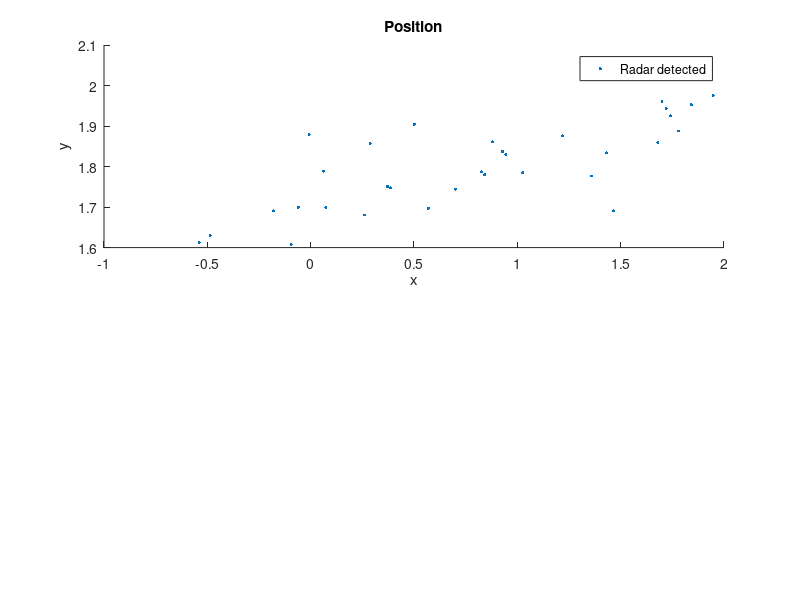

The MATLAB source for this figure: (Note: this script raises an error after producing the figure.)
clear; clc; close all;

load('x_radar_oneman.mat'); load('y_radar_oneman.mat');
t = linspace(0, 2*pi, length(x_radar));
dt = t(2) - t(1);

% 튀는 값 제거
mean_x = mean(x_radar);
std_x = std(x_radar);
mean_y = mean(y_radar);
std_y = std(y_radar);

threshold = 1; % 3 표준편차를 기준으로 이상치 제거
valid_indices = abs(x_radar - mean_x) < threshold * std_x & abs(y_radar - mean_y) < threshold * std_y;

x_radar_filtered = x_radar(valid_indices);
y_radar_filtered = y_radar(valid_indices);

% Plotting the position
figure;
subplot(2, 1, 1);
scatter(x_radar_filtered, y_radar_filtered, 5, 'red', 'filled', 'DisplayName', 'Radar detected');
xlabel('x');
ylabel('y');
title('Position');
legend;
hold on;

% Adjust layout
sgtitle('IMM filter Tracking ');
set(gcf, 'Position', [100, 100, 800, 600]);

% Define measurements to be the position with noise
measPos = [x_radar_filtered; y_radar_filtered; zeros(size(x_radar_filtered))];

% Define the initial state and covariance
positionSelector = [1 0 0 0 0 0; 0 0 1 0 0 0; 0 0 0 0 1 0]; % Position from state
initialState = [x_radar_filtered(1); 0; y_radar_filtered(1); 0; 0; 0]; % First measurement as initial state
initialCovariance = diag([1, 1e4, 1, 1e4, 1, 1e4]); % Velocity is not measured

% Create a constant-velocity trackingEKF
cvekf = trackingEKF(@constvel, @cvmeas, initialState, ...
    'StateTransitionJacobianFcn', @constveljac, ...
    'MeasurementJacobianFcn', @cvmeasjac, ...
    'StateCovariance', initialCovariance, ...
    'HasAdditiveProcessNoise', false, ...
    'ProcessNoise', eye(3));

% Track using the constant-velocity filter
numSteps = numel(x_radar_filtered);
dist = zeros(1, numSteps);
estPos = zeros(3, numSteps);
for i = 2:numSteps
    predict(cvekf, dt);
    dist(i) = distance(cvekf, measPos(:,i)); % Distance from true position
    estPos(:,i) = positionSelector * correct(cvekf, measPos(:,i));
end
hold on;
subplot(2, 1, 1);
plot(estPos(1,:), estPos(2,:), '-g', 'DisplayName', 'CV Low PN');
title('True and Estimated Positions with CV Filter');
axis equal;
legend;

% Plot normalized distance
hold on;
subplot(2, 1, 2);
plot((1:numSteps)*dt, dist, 'g', 'DisplayName', 'CV Low PN');
title('Normalized Distance from Estimated Position to True Position');
xlabel('Time (s)');
ylabel('Normalized Distance');
legend;

% Increase the process noise for the constant-velocity filter
cvekf2 = trackingEKF(@constvel, @cvmeas, initialState, ...
    'StateTransitionJacobianFcn', @constveljac, ...
    'MeasurementJacobianFcn', @cvmeasjac, ...
    'StateCovariance', initialCovariance, ...
    'HasAdditiveProcessNoise', false, ...
    'ProcessNoise', diag([50, 50, 1])); % Large uncertainty in the horizontal acceleration

dist = zeros(1, numSteps);
estPos = zeros(3, numSteps);
for i = 2:numSteps
    predict(cvekf2, dt);
    dist(i) = distance(cvekf2, measPos(:,i)); % Distance from true position
    estPos(:,i) = positionSelector * correct(cvekf2, measPos(:,i));
end
hold on;
subplot(2, 1, 1);
plot(estPos(1,:), estPos(2,:), '-c', 'DisplayName', 'CV High PN');
title('True and Estimated Positions with Increased Process Noise');
axis equal;
legend;

% Plot normalized distance
hold on;
subplot(2, 1, 2);
plot((1:numSteps)*dt, dist, 'c', 'DisplayName', 'CV High PN');
title('Normalized Distance from Estimated Position to True Position');
xlabel('Time (s)');
ylabel('Normalized Distance');
legend;

% Use an interacting multiple-model (IMM) filter
imm = trackingIMM('TransitionProbabilities', 0.99); % Default IMM with three models
initialize(imm, initialState, initialCovariance);

% Track using the IMM filter
dist = zeros(1, numSteps);
estPos = zeros(3, numSteps);
modelProbs = zeros(3, numSteps);
modelProbs(:,1) = imm.ModelProbabilities;
for i = 2:numSteps
    predict(imm, dt);
    dist(i) = distance(imm, measPos(:,i)); % Distance from true position
    estPos(:,i) = positionSelector * correct(imm, measPos(:,i));
    modelProbs(:,i) = imm.ModelProbabilities;
end
hold on;
subplot(2, 1, 1);
plot(estPos(1,:), estPos(2,:), '-m', 'DisplayName', 'IMM');
title('True and Estimated Positions with IMM Filter');
axis equal;
legend;

% Plot normalized distance
hold on;
subplot(2, 1, 2);
plot((1:numSteps)*dt, dist, 'm', 'DisplayName', 'IMM');
title('Normalized Distance from Estimated Position to True Position');
xlabel('Time (s)');
ylabel('Normalized Distance');
legend;

% Plot model probabilities
figure;
plot((1:numSteps)*dt, modelProbs);
title('Model Probabilities vs. Time');
xlabel('Time (s)');
ylabel('Model Probabilities');
legend('IMM-CV', 'IMM-CA', 'IMM-CT');
